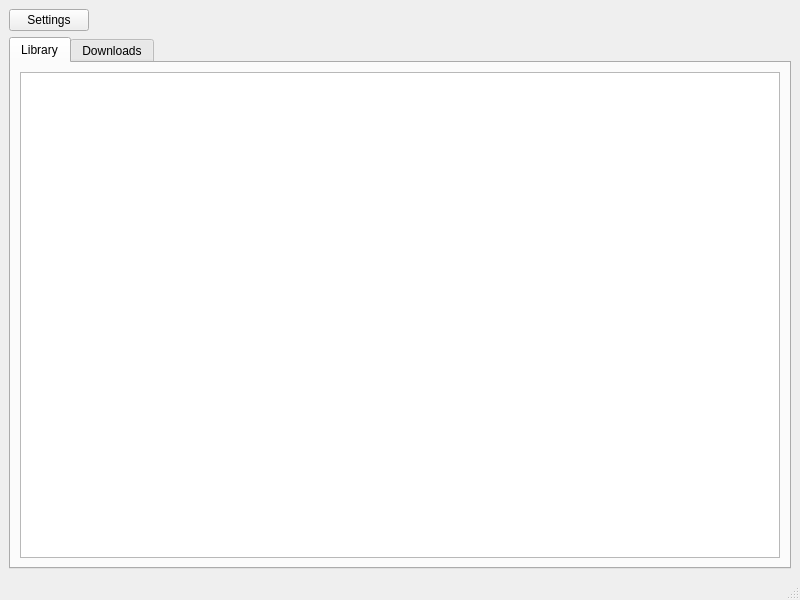
<?xml version="1.0" encoding="UTF-8"?>
<ui version="4.0">
 <class>MainWindow</class>
 <widget class="QMainWindow" name="MainWindow">
  <property name="geometry">
   <rect>
    <x>0</x>
    <y>0</y>
    <width>800</width>
    <height>600</height>
   </rect>
  </property>
  <property name="windowTitle">
   <string>MainWindow</string>
  </property>
  <widget class="QWidget" name="centralwidget">
   <layout class="QVBoxLayout" name="verticalLayout_2">
    <item>
     <layout class="QHBoxLayout" name="horizontalLayout">
      <item alignment="Qt::AlignLeft">
       <widget class="QPushButton" name="SettingsButton">
        <property name="text">
         <string>Settings</string>
        </property>
       </widget>
      </item>
     </layout>
    </item>
    <item>
     <widget class="QTabWidget" name="tabWidget">
      <property name="currentIndex">
       <number>0</number>
      </property>
      <widget class="QWidget" name="LibraryTab">
       <attribute name="title">
        <string>Library</string>
       </attribute>
       <layout class="QVBoxLayout" name="verticalLayout">
        <item>
         <widget class="QListWidget" name="LibraryListWidget"/>
        </item>
       </layout>
      </widget>
      <widget class="QWidget" name="DownloadsTab">
       <attribute name="title">
        <string>Downloads</string>
       </attribute>
       <layout class="QVBoxLayout" name="verticalLayout_3">
        <item>
         <widget class="QListWidget" name="DownloadsListWidget"/>
        </item>
       </layout>
      </widget>
     </widget>
    </item>
   </layout>
  </widget>
  <widget class="QMenuBar" name="menubar">
   <property name="geometry">
    <rect>
     <x>0</x>
     <y>0</y>
     <width>800</width>
     <height>21</height>
    </rect>
   </property>
  </widget>
  <widget class="QStatusBar" name="statusbar"/>
 </widget>
 <resources/>
 <connections/>
</ui>
